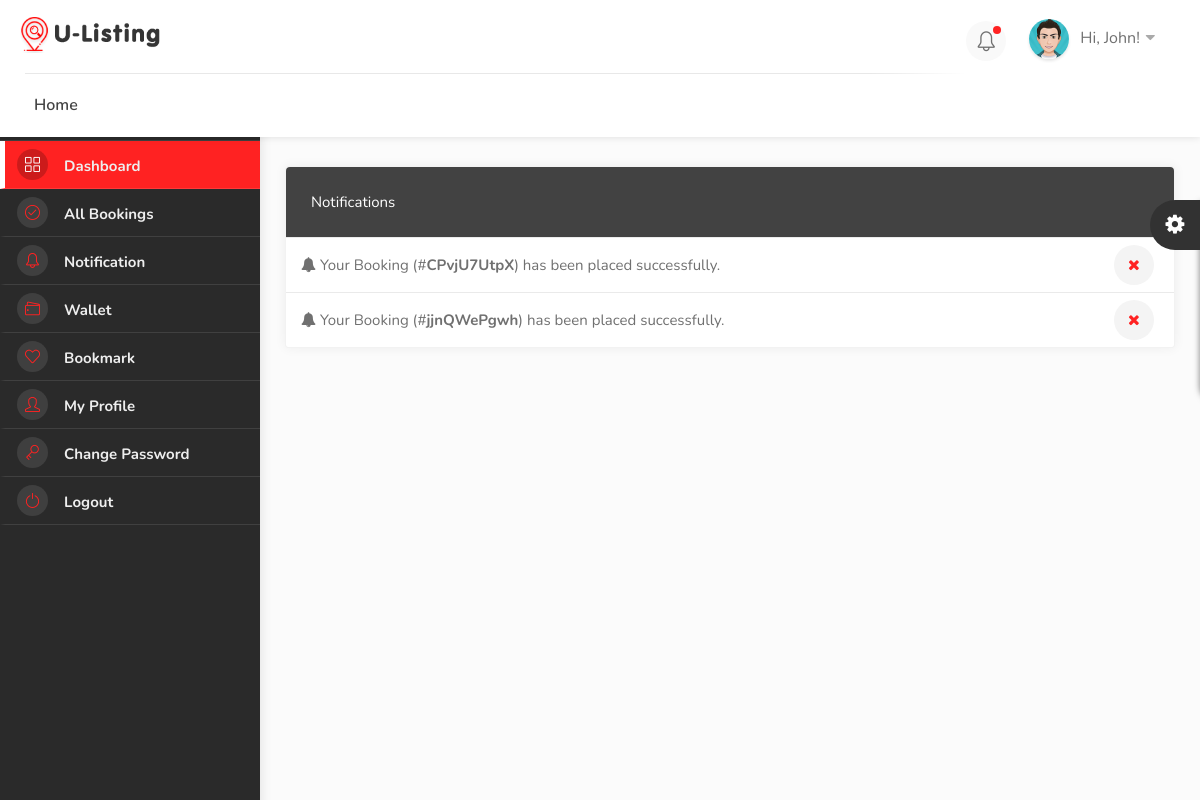
The app's page /dashboard/notifications/ (signed in) with its own data.
### hotel/models.py (models this page shows, shortened)
class Notification(models.Model):
    user = models.ForeignKey(User, on_delete=models.SET_NULL, null=True, blank=True)
    booking = models.ForeignKey(Booking, on_delete=models.SET_NULL, null=True, blank=True)
    type = models.CharField(max_length=100, choices=NOTIFICATION_TYPE)
    seen = models.BooleanField(default=False)
    date = models.DateTimeField(auto_now_add=True)

class Booking(models.Model):
    user = models.ForeignKey(User, on_delete=models.SET_NULL, null=True, blank=True)
    payment_status = models.CharField(max_length=100, choices=PAYMENT_STATUS)
    coupons = models.ManyToManyField('hotel.Coupon', blank=True)
    full_name = models.CharField(max_length=100)
    email = models.CharField(max_length=100)
    phone = models.CharField(max_length=100)
    hotel = models.ForeignKey(Hotel, on_delete=models.SET_NULL, null=True, blank=True)
    room_type = models.ForeignKey(RoomType, on_delete=models.SET_NULL, null=True, blank=True)
    room = models.ManyToManyField(Room)
    before_discount = models.DecimalField(max_digits=12, decimal_places=2, default=0.00)
    total = models.DecimalField(max_digits=12, decimal_places=2, default=0.00)
    saved = models.DecimalField(max_digits=12, decimal_places=2, default=0.00)
    check_in_date = models.DateField()
    check_out_date = models.DateField()
    total_days = models.PositiveIntegerField(default=0)
    num_adults = models.PositiveIntegerField(default=1)
    num_children = models.PositiveIntegerField(default=0)
    checked_in = models.BooleanField(default=False)
    checked_out = models.BooleanField(default=False)
    is_active = models.BooleanField(default=False)
    checked_in_tracker = models.BooleanField(default=False)
    checked_out_tracker = models.BooleanField(default=False)
    bid = ShortUUIDField(unique=True, length=10, max_length=20)
    date = models.DateTimeField(auto_now_add=True)
    stripe_payment_intent = models.CharField(max_length=200, null=True, blank=True)
    success_id = ShortUUIDField(length=10, max_length=20, null=True, blank=True)
    booking_id = ShortUUIDField(unique=True, length=10, max_length=20)

### user_dashboard/views.py (the view)
# urls.py: path("notifications/", views.notifications, name="notifications"),
@login_required
def notifications(request):
    notifications = Notification.objects.filter(user=request.user, seen=False)
    context = {
        "notifications": notifications,
    }
    return render(request, "user_dashboard/notifications.html", context)

### templates/user_dashboard/notifications.html (shortened to what this page needs)
{% extends 'partials/dashboard_base.html' %}
{% load static %}
{% block content %}
<div class="utf_dashboard_content">
    <div class="row">
        <div class="col-lg-12 col-md-12">
            <div class="utf_dashboard_list_box margin-top-0">
                <h4 class="noti-text">Notifications</h4>
                <ul>
                    {% for n in notifications %}
                    <li class="noti-div-123435">
                        <i class="fa fa-bell"></i>
                        {% if n.type == "Booking Confirmed" %}
                            Your Booking (#<b>{{ n.booking.booking_id }}</b>) has been placed successfully. <a href="{% url 'user_dashboard:notification_mark_as_seen' n.id %}" class="close-list-item"><i class="fa fa-close"></i> </a>
                        {% else %}
                            Your Booking (#<b>{{ n.booking.booking_id }}</b>) has been cancelled successfully. <a href="{% url 'user_dashboard:notification_mark_as_seen' n.id %}" class="close-list-item"><i class="fa fa-close"></i> </a>
                        {% endif %}
                    </li>
                    {% endfor %}
                </ul>
            </div>
        </div>
    </div>
</div>
{% endblock content %}

### static/css/mmenu.css (style rules this page uses)
:root { --mm-line-height:20px; --mm-listitem-size:44px; --mm-navbar-size:44px; --mm-offset-top:0; --mm-offset-right:0; --mm-offset-bottom:0; --mm-offset-left:0; --mm-color-border:rgba(0, 0, 0, 0.1); --mm-color-button:rgba(0, 0, 0, 0.3); --mm-color-text:rgba(0, 0, 0, 0.75); --mm-color-text-dimmed:rgba(0, 0, 0, 0.3); --mm-color-background:#f3f3f3; --mm-color-background-highlight:rgba(0, 0, 0, 0.05); --mm-color-background-emphasis:rgba(255, 255, 255, 0.4); --mm-shadow:0 0 10px rgba(0, 0, 0, 0.3) }

### static/css/style.css (style rules this page uses)
body { color: #707070; font-size: 15px; line-height: 28px; background-color: #fff; }
body, h1, h2, h3, h4, h5, h6, input[type="text"], input[type="password"], input[type="email"], textarea, select, input[type="button"], input[type="submit"], button, #tiptip_content, .map-box p, .map-box div, .numerical-rating .utf_counter_star_rating, body .nav_responsive i.menu-trigger:after { font-family:'Nunito', sans-serif; text-transform: none; }
h1, h2, h3, h4, h5, h6 { color: #323232; }
* { margin: 0px; padding: 0px; box-sizing: border-box; }
ul, li { margin: 0px; list-style-type: none; }

### records on screen
Notification: booking.booking_id "CPvjU7UtpX"
Notification: booking.booking_id "jjnQWePgwh"
